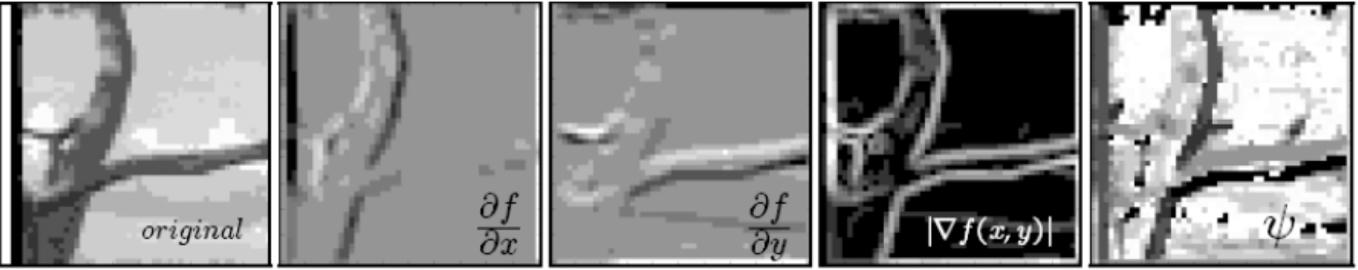
#> input picture Lab3-Coin-Counter-Challenge/images/gradients.jpg, 1358 x 270 px
$ python sobel.py
#> lines starting #> are read from the running program, lines starting #| are printed output that depends on the picture
import numpy as np
import cv2
import os
import sys
import argparse

# LOADING THE IMAGE
# Example usage: python convolution.py -n car1.png

parser = argparse.ArgumentParser(description='Convert RGB to GRAY')
parser.add_argument('-name', '-n', type=str, default='images/gradients.jpg')
args = parser.parse_args()

def convolution(input, kernel):
    output = np.zeros([input.shape[0], input.shape[1]], dtype=np.float32)

    kernelRadiusX = round(( kernel.shape[0] - 1 ) / 2)
    kernelRadiusY = round(( kernel.shape[1] - 1 ) / 2)
    paddedInput = cv2.copyMakeBorder(input, kernelRadiusX, kernelRadiusX, kernelRadiusY, kernelRadiusY, cv2.BORDER_CONSTANT)
    # rotatedKernel = kernel[::-1][::-1]
    for i in range(0, input.shape[0]):
        for j in range(0, input.shape[1]):
            # patch = paddedInput[i:i+kernel.shape[0], j:j+kernel.shape[1]]
            sum = 0.0
            for m in range(-kernelRadiusX, kernelRadiusX+1):
                for n in range(-kernelRadiusY, kernelRadiusY+1):
                    # find the correct indices we are using
                    imagex = i + m + kernelRadiusX
                    imagey = j + n + kernelRadiusY
                    kernelx = m + kernelRadiusX
                    kernely = n + kernelRadiusY
                    # get the values from the padded image and the kernel
                    imageval = paddedInput[imagex, imagey]
                    kernalval = kernel[kernelx, kernely]
                    # do the multiplication
                    sum += imageval * kernalval
            # print(sum)
            if np.sum(kernel) != 0:
                sum /= np.sum(kernel)
            output[i,j] = sum
    print(np.min(output), np.max(output))

    output = (output-np.min(output)) / (np.max(output) - np.min(output)) * 255
    return output


imageName = args.name

# ignore if no such file is present.
if not os.path.isfile(imageName):
    print('No such file')
    sys.exit(1)

# Read image from file
image = cv2.imread(imageName, 1)
#> image is the input picture: shape (270, 1358, 3); min 0, max 255, mean 139.4

# ignore if image is not array.
if not (type(image) is np.ndarray):
    print('Not image data')
    sys.exit(1)

# CONVERT COLOUR, BLUR AND SAVE
gray_image = cv2.cvtColor( image, cv2.COLOR_BGR2GRAY )
gray_image = gray_image.astype(np.float32)

# apply convolution

# carBlurred = GaussianBlur(gray_image,23);
lowPassKernel = np.array([  [1,1,1],
                            [1,1,1],
                            [1,1,1]])

highPassKernel = np.array([ [0,-1,0],
                            [-1,5,-1],
                            [0,-1,0]])

horizontalEdgeKernel = np.array([   [-1,-2,-1],
                                    [0,0,0],
                                    [1,2,1]])

verticalEdgeKernel = np.array([ [-1,0,1],
                                [-2,0,2],
                                [-1,0,1]])

# horizontalEdgeConvolvedCar = convolution(gray_image,horizontalEdgeKernel)

horizontalEdgeConvolvedCar = cv2.filter2D(src=gray_image, ddepth=-1, kernel=horizontalEdgeKernel)
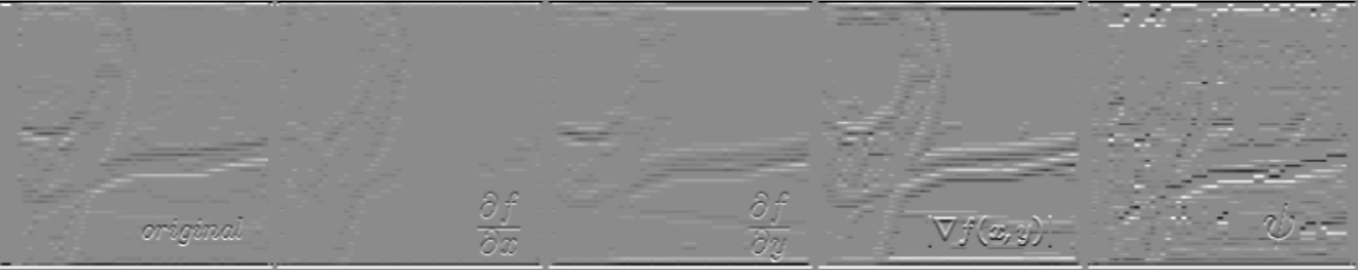
#> horizontalEdgeConvolvedCar: shape (270, 1358) float32; min -979, max 814, mean 1; drawn with min black and max white
horizontalEdgeConvolvedCar = cv2.normalize(horizontalEdgeConvolvedCar, None, 0, 255, cv2.NORM_MINMAX)

horizontalEdgeConvolvedCar = horizontalEdgeConvolvedCar[0:270, 0:270]
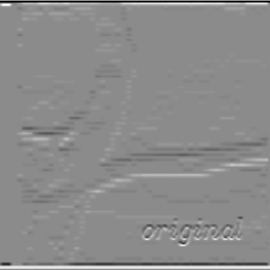
#> horizontalEdgeConvolvedCar: shape (270, 270) float32; min 0.284, max 255, mean 139.4
horizontalEdgeConvolvedCar = np.uint8(horizontalEdgeConvolvedCar)
# print(horizontalEdgeConvolvedCar.shape)

# verticalEdgeConvolvedCar = convolution(gray_image,verticalEdgeKernel)
verticalEdgeConvolvedCar = cv2.filter2D(src=gray_image, ddepth=-1, kernel=verticalEdgeKernel)
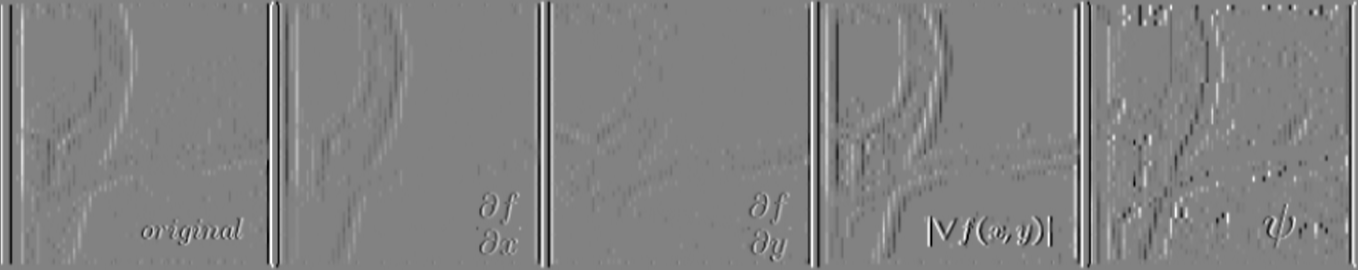
#> verticalEdgeConvolvedCar: shape (270, 1358) float32; min -898, max 863, mean 0.9; drawn with min black and max white
verticalEdgeConvolvedCar = cv2.normalize(verticalEdgeConvolvedCar, None, 0, 255, cv2.NORM_MINMAX)
verticalEdgeConvolvedCar = verticalEdgeConvolvedCar[0:270, 0:270]
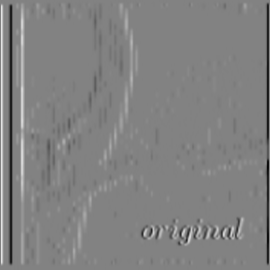
#> verticalEdgeConvolvedCar: shape (270, 270) float32; min 7.82, max 227.3, mean 129.7
verticalEdgeConvolvedCar = np.uint8(verticalEdgeConvolvedCar)
# highPassConvolvedCar = convolution(gray_image,highPassKernel)
# lowPassConvolvedCar = convolution(gray_image,lowPassKernel)

# save image
cv2.imwrite( "output/manual-convo-horizontal.jpg", horizontalEdgeConvolvedCar )
cv2.imwrite( "output/manual-convo-vertical.jpg", verticalEdgeConvolvedCar )

magnitude = np.sqrt(verticalEdgeConvolvedCar**2 + horizontalEdgeConvolvedCar**2)
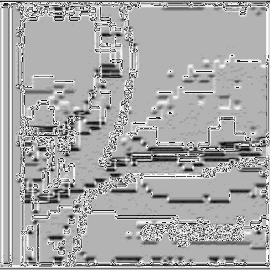
#> magnitude: shape (270, 270) float16; min 0, max 15.91, mean 10.54; drawn with min black and max white

# [5 lines of commented-out code are left out]

magnitude = np.uint8(magnitude)
# magnitude = magnitude / 15 * 255
print(np.min(magnitude), np.max(magnitude))
#| 0 15
cv2.imwrite( "output/gradientMagnitude.jpg", magnitude )


# cv2.imwrite( "output/manual-convo-high.jpg", highPassConvolvedCar )
# cv2.imwrite( "output/manual-convo-low.jpg", lowPassConvolvedCar )

$ run again, with Lab3-Coin-Counter-Challenge/images/coins1.png saved as Lab3-Coin-Counter-Challenge/images/gradients.jpg
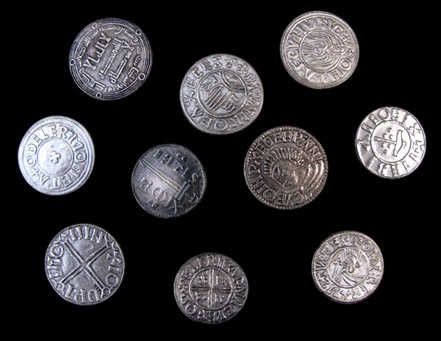
#> input picture Lab3-Coin-Counter-Challenge/images/coins1.png, 441 x 341 px
#> image is the input picture: shape (341, 441, 3); mean B, G, R 45.1, 43, 44.5
#> `verticalEdgeConvolvedCar = cv2.filter2D(src=gray_image, ddepth=-1, ker..`:
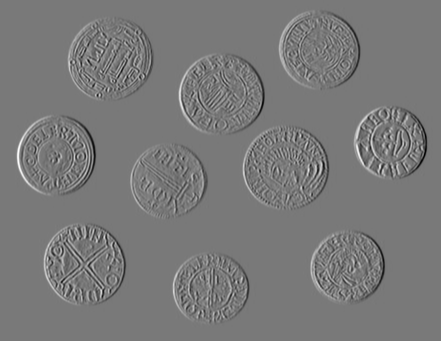
#> verticalEdgeConvolvedCar: shape (341, 441) float32; min -815, max 898, mean 0; drawn with min black and max white
#> `magnitude = np.sqrt(verticalEdgeConvolvedCar**2 + horizontalEdgeConvol..`:
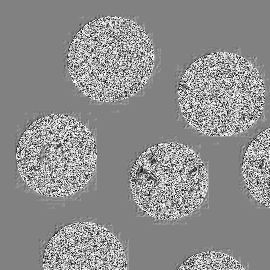
#> magnitude: shape (270, 270) float16; min 0, max 15.91, mean 8.87; drawn with min black and max white
#| 0 15
